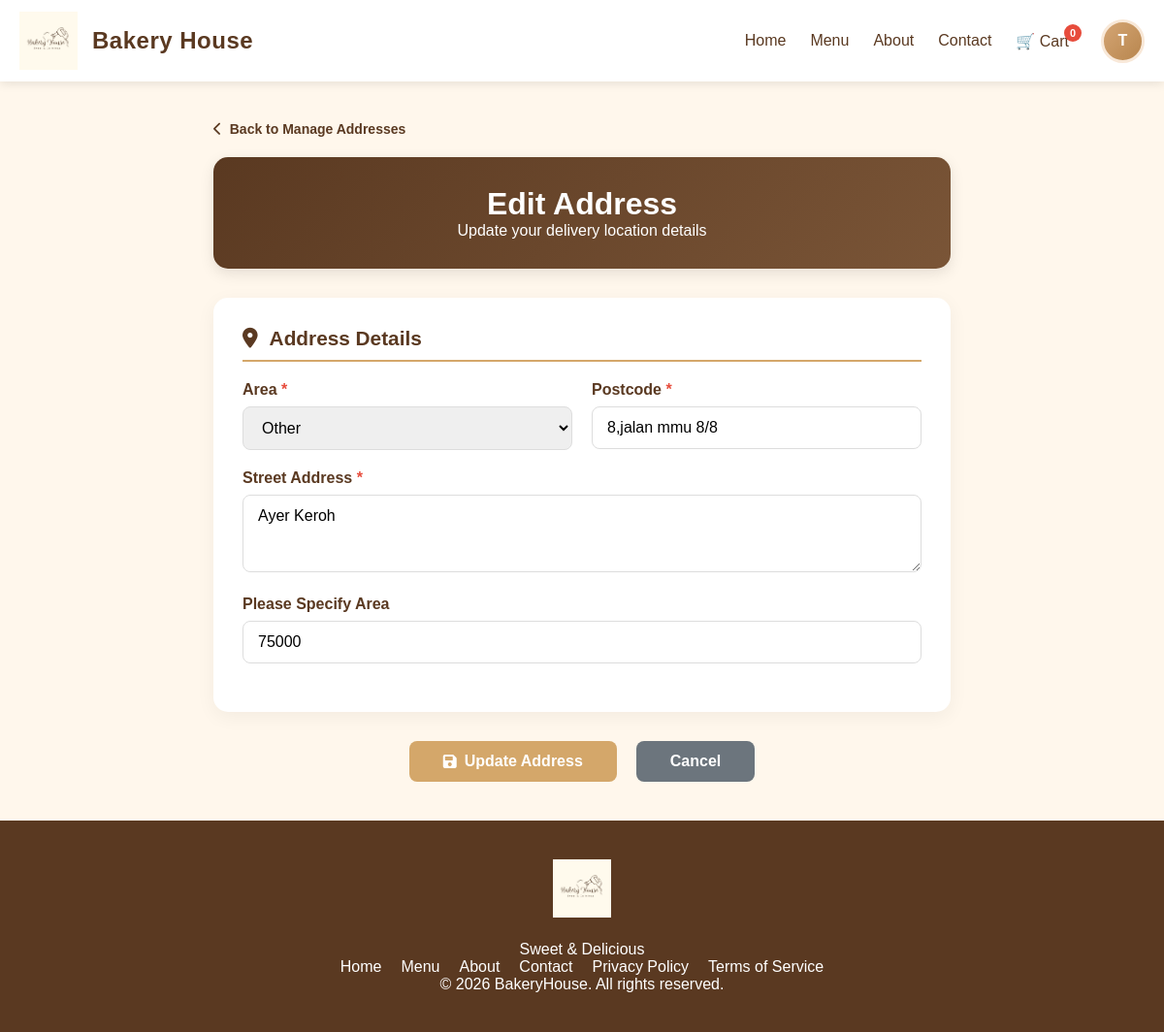
Screenshot of /edit.address.php?id=15 (signed in) with the database file from the repository.
### tables this page shows
CREATE TABLE `user_addresses` (
  `id` int(11) NOT NULL,
  `user_id` int(11) NOT NULL,
  `address_text` text NOT NULL,
  `is_default` tinyint(1) DEFAULT 0,
  `updated_at` timestamp NOT NULL DEFAULT current_timestamp() ON UPDATE current_timestamp()
);

### edit.address.php (the view, shortened to what this page needs)
<?php
require_once 'config.php';
$userId = $_SESSION['user_id'];
$addressId = $_GET['id'] ?? null;
try {
    $query = "SELECT * FROM user_addresses WHERE id = ? AND user_id = ?";
    $stmt = $pdo->prepare($query);
    $stmt->execute([$addressId, $userId]);
    $addressData = $stmt->fetch(PDO::FETCH_ASSOC);
    $address_area = $address_postcode = $address_line = $other_area = '';
    $text = $addressData['address_text'];
    if (strpos($text, '|') !== false) {
        $parts = explode('|', $text);
        $address_line     = $parts[0] ?? '';
        $address_area     = $parts[1] ?? '';
        $address_postcode = $parts[2] ?? '';
        $other_area       = $parts[3] ?? '';
        $known_areas = ["Bandar Melaka", "Ayer Keroh", "Bukit Beruang"];
        if (!empty($address_area) && !in_array($address_area, $known_areas)) {
            $other_area = $address_area;
            $address_area = 'other';
        }
    }
} catch (PDOException $e) {
    die("Error: " . $e->getMessage());
}
?>
<!DOCTYPE html>
<html lang="en">
<head>
    <link rel="stylesheet" href="edit.address.css">
    <link rel="stylesheet" href="https://cdnjs.cloudflare.com/ajax/libs/font-awesome/6.0.0/css/all.min.css">
    <link rel="stylesheet" href="footer.css">
</head>
<body>
    <?php include 'header.php'; ?>
    <main class="profile-page">
        <div class="profile-container">
            <div class="back-navigation">
                <a href="manageaddress.php" class="back-link">
                    <i class="fas fa-chevron-left"></i> Back to Manage Addresses
                </a>
            </div>
            <div class="profile-header">
                <h1>Edit Address</h1>
                <p>Update your delivery location details</p>
            </div>
            <form action="edit.address.php?id=<?php echo $addressId; ?>" method="POST" class="edit-form" id="addressForm">
                <div class="info-card">
                    <h2><i class="fas fa-map-marker-alt"></i> Address Details</h2>
                    <div class="form-row">
                        <div class="form-group-half required-field">
                            <label class="form-label">Area</label>
                            <select id="address_area" name="address_area" class="form-input" required onchange="toggleOtherArea()">
                                <option value="other" <?php echo $address_area === 'other' ? 'selected' : ''; ?>>Other</option>
                            </select>
                        </div>
                        <div class="form-group-half required-field postcode-wrapper">
                            <label class="form-label">Postcode</label>
                            <input type="text" name="address_postcode" id="address_postcode" class="form-input"
                                   value="<?php echo htmlspecialchars($address_postcode); ?>"
                                   required maxlength="5">
                        </div>
                    </div>
                    <div class="form-group required-field">
                        <label class="form-label">Street Address</label>
                        <textarea name="address_line" class="form-textarea" required rows="3"
                                  placeholder="No 1, Jalan Bakery..."><?php echo htmlspecialchars($address_line); ?></textarea>
                    </div>
                    <div class="form-group" id="other_area_group" style="display: <?php echo $address_area === 'other' ? 'block' : 'none'; ?>;">
                        <label class="form-label">Please Specify Area</label>
                        <input type="text" name="other_area" class="form-input" value="<?php echo htmlspecialchars($other_area); ?>">
                    </div>
                </div>
                <div class="action-buttons">
                    <button type="submit" class="btn btn-primary">
                        <i class="fas fa-save"></i> Update Address
                    </button>
                    <a href="manageaddress.php" class="btn btn-secondary">Cancel</a>
                </div>
            </form>
        </div>
    </main>
    <?php include 'footer.php'; ?>
</body>
</html>

### edit.address.css (style rules this page uses)
:root { --bakery-brown: #5a3921; --bakery-gold: #d4a76a; --bakery-bg: #fff7ec; --white: #ffffff; --error-red: #dc3545; }
* { margin: 0; padding: 0; box-sizing: border-box; }
body { background-color: var(--bakery-bg); color: #333333; font-family: 'Segoe UI', sans-serif; padding-top: 85px; }
.profile-container { max-width: 800px; margin: 40px auto; padding: 0 20px; }
.back-navigation { margin-bottom: 20px; }
.back-link { display: inline-flex; align-items: center; gap: 8px; color: var(--bakery-brown); font-weight: 600; font-size: 14px; text-decoration: none; transition: 0.3s; }
.profile-header { background: linear-gradient(135deg, var(--bakery-brown) 0%, #7a5537 100%); border-radius: 15px; padding: 30px; color: var(--white); text-align: center; margin-bottom: 30px; box-shadow: 0 5px 15px rgba(0, 0, 0, 0.1); }
.info-card { background: var(--white); border-radius: 15px; padding: 30px; margin-bottom: 25px; box-shadow: 0 5px 20px rgba(0, 0, 0, 0.05); }
.info-card h2 { display: flex; align-items: center; gap: 12px; color: var(--bakery-brown); font-size: 1.3rem; padding-bottom: 10px; margin-bottom: 20px; border-bottom: 2px solid var(--bakery-gold); }
.form-row { display: flex; gap: 20px; margin-bottom: 20px; align-items: flex-start; }
.form-group { margin-bottom: 20px; }
.form-group-half { flex: 1; }
.postcode-wrapper { position: relative; }
.form-label { display: block; margin-bottom: 8px; color: var(--bakery-brown); font-weight: 600; }
.required-field .form-label::after { content: " *"; color: #e74c3c; }
.form-input, .form-textarea { width: 100%; padding: 12px 15px; border: 1.5px solid #dddddd; border-radius: 8px; font-size: 1rem; font-family: inherit; transition: 0.3s; }
.form-textarea { resize: vertical; }
.action-buttons { display: flex; justify-content: center; gap: 20px; margin-top: 30px; }
.btn { display: inline-flex; align-items: center; gap: 8px; padding: 12px 35px; border: none; border-radius: 8px; font-size: 1rem; font-weight: bold; text-decoration: none; cursor: pointer; transition: 0.3s; }
.btn-primary { background: var(--bakery-gold); color: var(--white); }
.btn-secondary { background: #6c757d; color: var(--white); }

### header.css (style rules this page uses)
:root { --main-font: 'BonvenoCF', sans-serif; --serif-font: 'AvenirNext LT Pro', serif; --main-color: #5a3921; --accent-color: #d4a76a; }
body { margin: 0; padding-top: 0 !important; font-family: var(--main-font) !important; background-color: #fff7ec; }

### rows the page displays
user_addresses: address_area "Other", address_postcode "8,jalan mmu 8/8", address_line "Ayer Keroh", other_area "75000"

### other values shown
substr($userName, 0, 1) "T"
